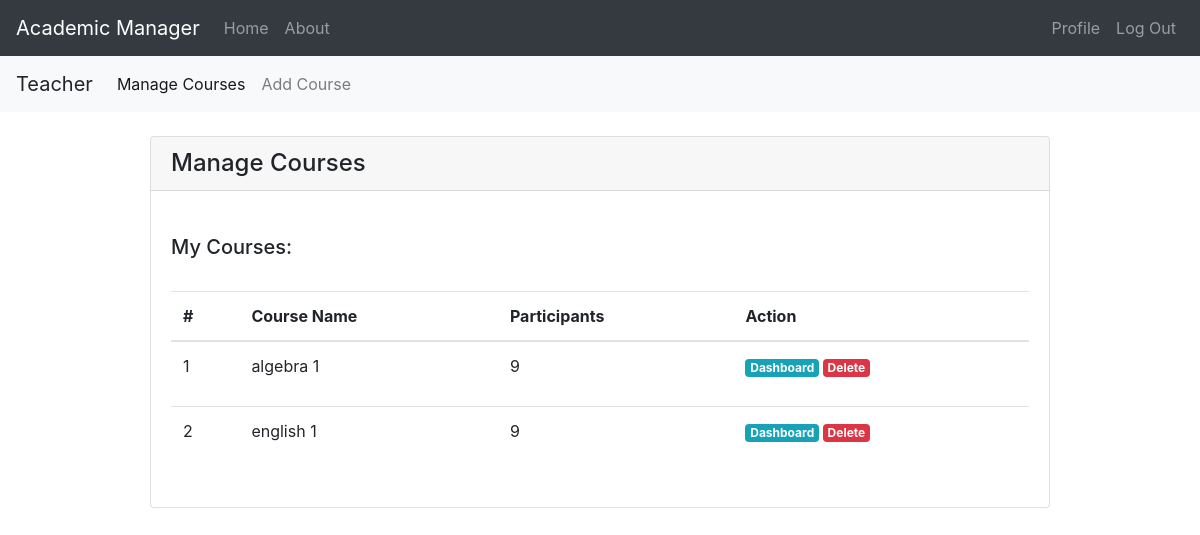
/teachers/manage_courses/ (signed in), run on the app's committed database.
### academic_manager/models.py (models this page shows, shortened)
class Course(db.Model):
    id = db.Column(db.Integer, primary_key=True)
    course_name = db.Column(db.String(30), nullable=False)
    teacher_id = db.Column(db.Integer, db.ForeignKey('teacher.id'), nullable=False)
    enrollment = db.relationship('Enrollment', backref='course', lazy=True)
    task = db.relationship('Task', backref='course', lazy=True)

### academic_manager/teachers/routes.py (the view)
@teachers.route("/manage_courses/")
def manage_courses_teacher():
    teacher_profile = Teacher.query.filter_by(user_name=session["user_name"]).first()
    if "user_name" in session and teacher_profile:
        if session["user_name"] == teacher_profile.user_name:
            return render_template("teacher_courses.html", teacher=teacher_profile)
    flash("Page not found!", "warning")
    return redirect(url_for("main.home"))

### academic_manager/teachers/templates/teacher_courses.html (shortened to what this page needs)
{% extends "base.html" %}
{% block content %}
<h4 class="card-header">Manage Courses</h4>
<div class="card-body">
    <br>
    <h5>My Courses:</h5>
    <br>
    <table class="table" style="width:100%">
        <thead>
            <tr>
                <th scope="col">#</th>
                <th scope="col">Course Name</th>
                <th scope="col">Participants</th>
                <th scope="col">Action</th>
            </tr>
        </thead>
        <tbody>
        {% for course in teacher.course %}
        <tr>
            <td>{{ loop.index }}</td>
            <td>{{ course.course_name }}</td>
            <td>
                {{ course.enrollment|length }}
            </td>
            {% if "type" in session and "user_name" in session %}
                {% if session["type"] == "teacher" or session["user_name"] == teacher.user_name %}
                    <th>
                        <a href="{{ url_for('courses.course_dashboard_teacher', course_id=course.id) }}"
                              class="badge badge-info">Dashboard</a>
                        <a href="{{ url_for('courses.delete_course', course_id=course.id) }}"
                           class="badge badge-danger">Delete</a></p>
                    </th>
                {% endif %}
            {% endif %}
        </tr>
        {% endfor %}
        </tbody>
    </table>
</div>
{% endblock %}

### data on the page
Course: course_name "algebra 1", enrollment|length "9"
Course: course_name "english 1", enrollment|length "9"
